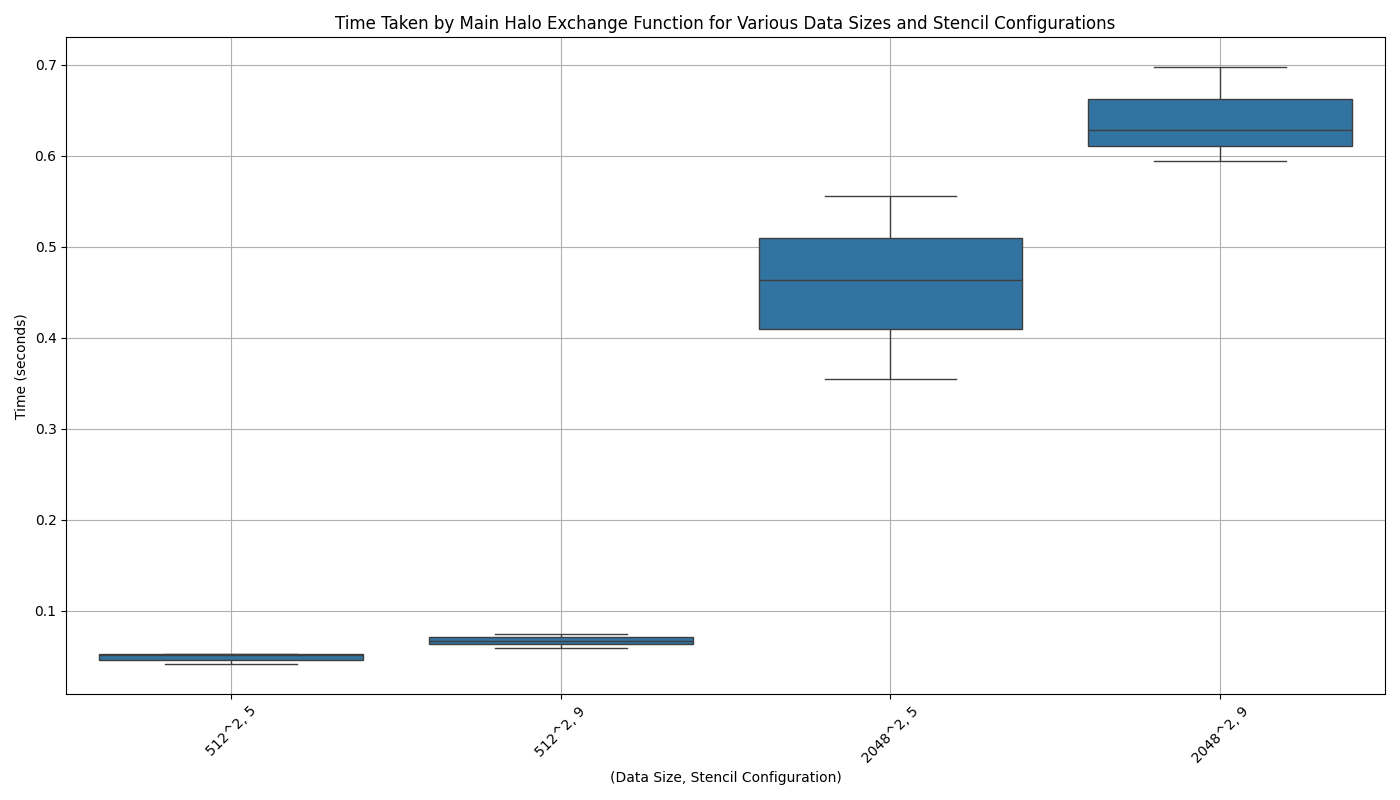

Python code for this plot:
import pandas as pd
import numpy as np
import matplotlib.pyplot as plt
import seaborn as sns

data_sizes = [512**2, 2048**2] 
stencil_configs = ['5', '9']

actual_time_values = {
    (512**2, '5'): [0.051235, 0.04091, 0.052509], 
    (512**2, '9'): [0.059266, 0.074726, 0.066472],
    (2048**2, '5'): [0.463102, 0.555919, 0.3548],
    (2048**2, '9'): [0.697287, 0.594133, 0.627878],
}

data = []
for size in data_sizes:
    for config in stencil_configs:
        for time_taken in actual_time_values.get((size, config), []):
            data.append([size, config, time_taken])

df = pd.DataFrame(data, columns=['Data Size', 'Stencil Configuration', 'Time (s)'])
df['Size, Config'] = df.apply(lambda row: f"{int(np.sqrt(row['Data Size']))}^2, {row['Stencil Configuration']}", axis=1)

plt.figure(figsize=(14, 8))
sns.boxplot(x='Size, Config', y='Time (s)', data=df)
plt.title('Time Taken by Main Halo Exchange Function for Various Data Sizes and Stencil Configurations')
plt.xticks(rotation=45)
plt.ylabel('Time (seconds)')
plt.xlabel('(Data Size, Stencil Configuration)')
plt.grid(True)
plt.tight_layout()
plt.savefig('E:\Sem6\CS633\CS633\Assignment 1\plot.png')
